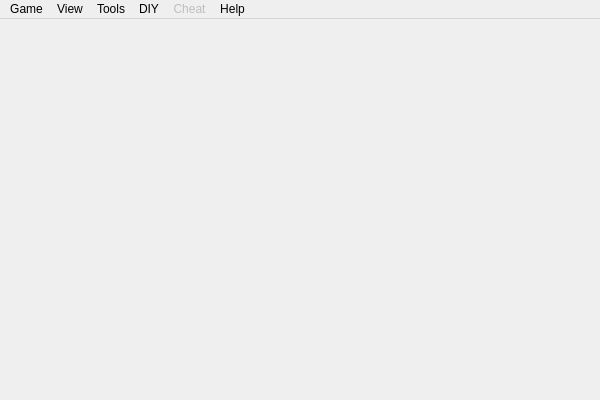
<?xml version="1.0" encoding="UTF-8"?>
<ui version="4.0">
 <class>MainWindow</class>
 <widget class="QMainWindow" name="MainWindow">
  <property name="geometry">
   <rect>
    <x>0</x>
    <y>0</y>
    <width>600</width>
    <height>400</height>
   </rect>
  </property>
  <property name="windowTitle">
   <string>Sanguosha</string>
  </property>
  <widget class="QWidget" name="centralWidget"/>
  <widget class="QMenuBar" name="menuBar">
   <property name="geometry">
    <rect>
     <x>0</x>
     <y>0</y>
     <width>600</width>
     <height>23</height>
    </rect>
   </property>
   <widget class="QMenu" name="menuGame">
    <property name="title">
     <string>Game</string>
    </property>
    <addaction name="actionStart_Game"/>
    <addaction name="actionStart_Server"/>
    <addaction name="actionPC_Console_Start"/>
    <addaction name="actionReplay"/>
    <addaction name="actionExit"/>
   </widget>
   <widget class="QMenu" name="menuOptions">
    <property name="title">
     <string>Tools</string>
    </property>
    <addaction name="actionConfigure"/>
    <addaction name="actionGeneral_Overview"/>
    <addaction name="actionCard_Overview"/>
    <addaction name="actionScenario_Overview"/>
    <addaction name="actionView_ban_list"/>
    <addaction name="actionBroadcast"/>
    <addaction name="actionReplay_file_convert"/>
    <addaction name="actionRecord_analysis"/>
    <addaction name="separator"/>
    <addaction name="actionEnable_Hotkey"/>
    <addaction name="actionNever_nullify_my_trick"/>
    <addaction name="actionView_Discarded"/>
    <addaction name="actionView_distance"/>
    <addaction name="actionServerInformation"/>
    <addaction name="actionSurrender"/>
    <addaction name="actionSaveRecord"/>
   </widget>
   <widget class="QMenu" name="menuHelp">
    <property name="title">
     <string>Help</string>
    </property>
    <addaction name="actionAbout"/>
    <addaction name="actionAbout_Us"/>
    <addaction name="actionAbout_Qt"/>
    <addaction name="actionAbout_GPLv3"/>
    <addaction name="actionAbout_Lua"/>
    <addaction name="actionAbout_fmod"/>
    <addaction name="separator"/>
    <addaction name="actionAcknowledgement_2"/>
    <addaction name="separator"/>
    <addaction name="actionRole_assign_table"/>
   </widget>
   <widget class="QMenu" name="menuView">
    <property name="title">
     <string>View</string>
    </property>
    <addaction name="actionShow_Hide_Menu"/>
    <addaction name="actionFullscreen"/>
    <addaction name="actionMinimize_to_system_tray"/>
   </widget>
   <widget class="QMenu" name="menuCheat">
    <property name="enabled">
     <bool>false</bool>
    </property>
    <property name="title">
     <string>Cheat</string>
    </property>
    <addaction name="actionDamage_maker"/>
    <addaction name="actionDeath_note"/>
    <addaction name="actionRevive_wand"/>
    <addaction name="actionExecute_script_at_server_side"/>
   </widget>
   <widget class="QMenu" name="menuDIY">
    <property name="title">
     <string>DIY</string>
    </property>
    <addaction name="actionCard_editor"/>
    <addaction name="actionPackaging"/>
   </widget>
   <addaction name="menuGame"/>
   <addaction name="menuView"/>
   <addaction name="menuOptions"/>
   <addaction name="menuDIY"/>
   <addaction name="menuCheat"/>
   <addaction name="menuHelp"/>
  </widget>
  <action name="actionExit">
   <property name="text">
    <string>Exit</string>
   </property>
  </action>
  <action name="actionConfigure">
   <property name="enabled">
    <bool>true</bool>
   </property>
   <property name="icon">
    <iconset>
     <normaloff>../image/system/settings.png</normaloff>../image/system/settings.png</iconset>
   </property>
   <property name="text">
    <string>Configure</string>
   </property>
  </action>
  <action name="actionStart_Server">
   <property name="text">
    <string>Start server</string>
   </property>
   <property name="shortcut">
    <string>Ctrl+S</string>
   </property>
  </action>
  <action name="actionStart_Game">
   <property name="text">
    <string>Start game</string>
   </property>
   <property name="shortcut">
    <string>Ctrl+G</string>
   </property>
  </action>
  <action name="actionGeneral_Overview">
   <property name="text">
    <string>General overview</string>
   </property>
   <property name="shortcut">
    <string>Ctrl+E</string>
   </property>
  </action>
  <action name="actionAbout">
   <property name="text">
    <string>About</string>
   </property>
  </action>
  <action name="actionCard_Overview">
   <property name="text">
    <string>Card overview</string>
   </property>
   <property name="shortcut">
    <string>Ctrl+R</string>
   </property>
  </action>
  <action name="actionEnable_Hotkey">
   <property name="checkable">
    <bool>true</bool>
   </property>
   <property name="text">
    <string>Enable hotkey</string>
   </property>
  </action>
  <action name="actionAbout_Qt">
   <property name="text">
    <string>About Qt</string>
   </property>
  </action>
  <action name="actionView_Discarded">
   <property name="enabled">
    <bool>false</bool>
   </property>
   <property name="text">
    <string>View Discarded</string>
   </property>
   <property name="shortcut">
    <string>Ctrl+D</string>
   </property>
  </action>
  <action name="actionView_distance">
   <property name="enabled">
    <bool>false</bool>
   </property>
   <property name="text">
    <string>View distance</string>
   </property>
   <property name="shortcut">
    <string>Ctrl+I</string>
   </property>
  </action>
  <action name="actionServerInformation">
   <property name="enabled">
    <bool>false</bool>
   </property>
   <property name="text">
    <string>Server information</string>
   </property>
  </action>
  <action name="actionReplay">
   <property name="text">
    <string>Replay</string>
   </property>
  </action>
  <action name="actionSaveRecord">
   <property name="enabled">
    <bool>false</bool>
   </property>
   <property name="text">
    <string>Save battle record</string>
   </property>
  </action>
  <action name="actionFullscreen">
   <property name="text">
    <string>Fullscreen</string>
   </property>
   <property name="shortcut">
    <string>Alt+Return</string>
   </property>
  </action>
  <action name="actionShow_Hide_Menu">
   <property name="text">
    <string>Show/Hide menu</string>
   </property>
   <property name="shortcut">
    <string>Alt+M</string>
   </property>
  </action>
  <action name="actionSurrender">
   <property name="enabled">
    <bool>false</bool>
   </property>
   <property name="text">
    <string>Surrender</string>
   </property>
  </action>
  <action name="actionMinimize_to_system_tray">
   <property name="text">
    <string>Minimize to system tray</string>
   </property>
   <property name="shortcut">
    <string>Alt+S</string>
   </property>
  </action>
  <action name="actionRole_assign_table">
   <property name="text">
    <string>Role assign table</string>
   </property>
  </action>
  <action name="actionScenario_Overview">
   <property name="text">
    <string>Scenario overview</string>
   </property>
  </action>
  <action name="actionScript_editor">
   <property name="enabled">
    <bool>true</bool>
   </property>
   <property name="text">
    <string>Script editor</string>
   </property>
  </action>
  <action name="actionBroadcast">
   <property name="text">
    <string>Broadcast ...</string>
   </property>
  </action>
  <action name="actionAcknowledgement">
   <property name="text">
    <string>Acknowledgement</string>
   </property>
  </action>
  <action name="actionDamage_maker">
   <property name="enabled">
    <bool>true</bool>
   </property>
   <property name="text">
    <string>Damage maker</string>
   </property>
  </action>
  <action name="actionExpand_dashboard">
   <property name="checkable">
    <bool>true</bool>
   </property>
   <property name="text">
    <string>Expand dashboard</string>
   </property>
  </action>
  <action name="actionDeath_note">
   <property name="text">
    <string>Death note ...</string>
   </property>
  </action>
  <action name="actionRevive_wand">
   <property name="text">
    <string>Revive wand ...</string>
   </property>
  </action>
  <action name="actionCard_editor">
   <property name="text">
    <string>Card editor ...</string>
   </property>
   <property name="shortcut">
    <string>Ctrl+T</string>
   </property>
  </action>
  <action name="actionPC_Console_Start">
   <property name="text">
    <string>PC Console Start</string>
   </property>
  </action>
  <action name="actionPackaging">
   <property name="text">
    <string>Package manager ...</string>
   </property>
   <property name="shortcut">
    <string>Ctrl+P</string>
   </property>
  </action>
  <action name="actionAI_Melee">
   <property name="text">
    <string>AI Melee</string>
   </property>
   <property name="shortcut">
    <string>Ctrl+M</string>
   </property>
  </action>
  <action name="actionReplay_file_convert">
   <property name="text">
    <string>Replay file convert ...</string>
   </property>
  </action>
  <action name="actionSend_lowlevel_command">
   <property name="text">
    <string>Send lowlevel command ...</string>
   </property>
  </action>
  <action name="actionView_ban_list">
   <property name="text">
    <string>View ban list</string>
   </property>
  </action>
  <action name="actionAbout_fmod">
   <property name="text">
    <string>About fmod</string>
   </property>
  </action>
  <action name="actionAbout_Lua">
   <property name="text">
    <string>About Lua</string>
   </property>
  </action>
  <action name="actionExecute_script_at_server_side">
   <property name="text">
    <string>Execute script at server side ...</string>
   </property>
  </action>
  <action name="actionRecord_analysis">
   <property name="text">
    <string>Record analysis</string>
   </property>
  </action>
  <action name="actionAbout_GPLv3">
   <property name="text">
    <string>About GPLv3</string>
   </property>
  </action>
  <action name="actionNever_nullify_my_trick">
   <property name="checkable">
    <bool>true</bool>
   </property>
   <property name="text">
    <string>Never nullify my trick</string>
   </property>
  </action>
  <action name="actionAcknowledgement_2">
   <property name="text">
    <string>Acknowledgement</string>
   </property>
  </action>
  <action name="actionAbout_Us">
   <property name="text">
    <string>About Us</string>
   </property>
  </action>
 </widget>
 <layoutdefault spacing="6" margin="11"/>
 <resources/>
 <connections/>
</ui>
